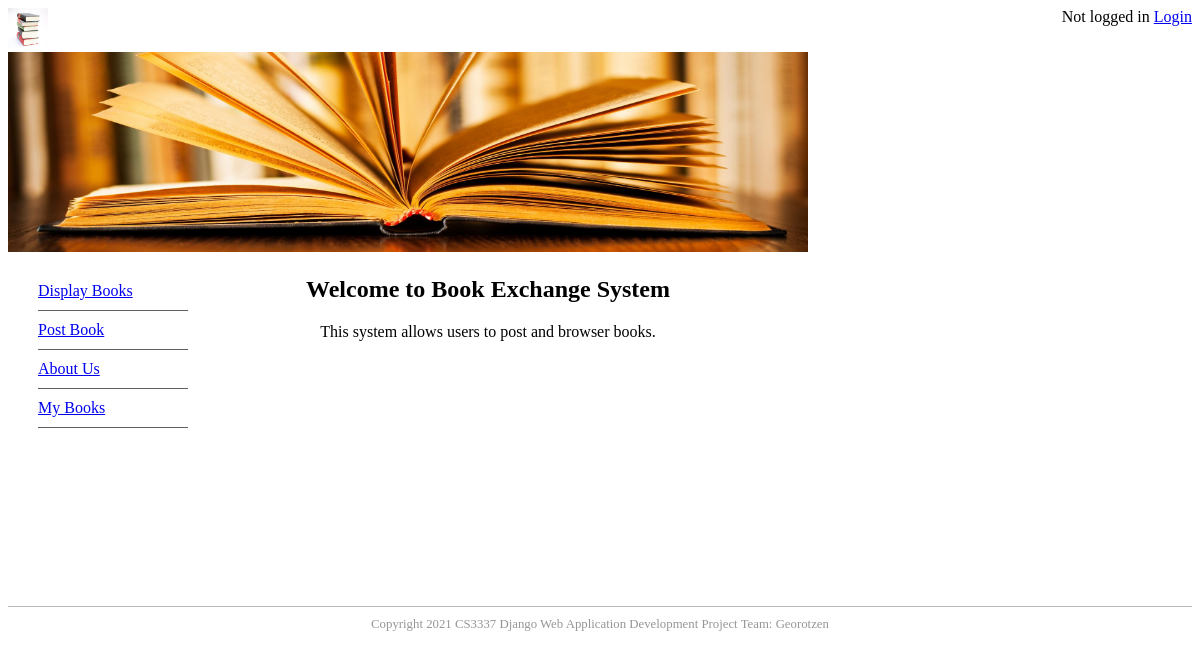
The page / on the database its author committed.
### bookMng/models.py (models this page shows, shortened)
class MainMenu(models.Model):
    item = models.CharField(max_length=200, unique=True)
    link = models.CharField(max_length=200, unique=True)

### bookMng/views.py (the view)
# urls.py: path('', views.index, name='index'),
def index(request):
    return render(request,
                  'bookMng/index.html',
                  {
                      'item_list': MainMenu.objects.all()
                  }
                  )

### bookEx/templates/bookMng/index.html
{% extends "base.html" %}
{% load static %}
{% block sidenav %}
   {% for item in item_list %}
       <li>
          <a href="{{ item.link }}"> {{ item.item }}</a>
       </li>
   {% endfor %}
{% endblock sidenav %}
{% block content %}
   <h1 align="center"> Welcome to Book Exchange System </h1>
   <p align="center"> This system allows users to post and browser books.</p>
{% endblock content%}

### bookEx/static/main.css (style rules this page uses)
#nav li { padding-top: 10px; padding-bottom: 10px; font-size: 1em; list-style-type: none; border-bottom: thin solid #5F5F5F; color: #4C4C4C; left: 0px; list-style-position: inside; margin-left: -10px; }

### rows shown on the page
MainMenu: item "Display Books"
MainMenu: item "Post Book"
MainMenu: item "About Us"
MainMenu: item "My Books"
